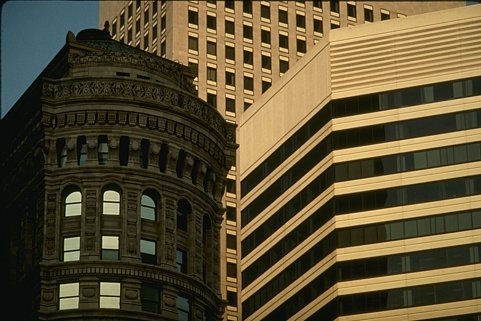
%> input picture Matlab/VPC/T2_Eduardo_Rodrigues_PL1/imagens/ImgTest.jpg, 481 x 321 px
$ octave Parte2.m   (GNU Octave 9; MATLAB toolbox functions it lacks are replaced by stand-ins)
%> lines starting %> are read from the running program, lines starting %| are printed output that depends on the picture
%% Parte 2

% Ler imagem
Image = imread('imagens/ImgTest.jpg');
%> Image is the input picture: size 321x481x3 uint8; mean R, G, B 89.9, 78.8, 50.2

% Converter em grayScale
ImgSize = size(Image);
%> ImgSize = [321 481 3]
ImgDim = size(ImgSize);
%> ImgDim = [1 3]

if ImgDim(2) == 3
    GrayImg = double(rgb2gray(Image));
else
    GrayImg = double(Image);
end
GrayImg = GrayImg./255;

%% 5) Determinar pixeis pertencentes a arestas

% Calcular modulo e direccao do gradiente atraves de Sobel
[Gx, Gy] = imgradientxy(GrayImg, 'sobel');
[Gmag, Gdir] = imgradient(Gx, Gy);
subplot(1, 2, 1);
ImgSize = size(GrayImg);
%> ImgSize = [321 481]
maxX = [];
maxY = [];
maxU = [];
maxV = [];
% representa apenas os valores que sao maximos numa vizinhanca 3x3
for i = 2:ImgSize(1)-1
    for j = 2:ImgSize(2)-1
        if Gmag(i,j) == max(max(Gmag(i-1:i+1, j-1:j+1)))
            maxX = [maxX, j];
            maxY = [maxY, i];
            maxU = [maxU, Gx(i,j)];
            maxV = [maxV, Gy(i,j)];
        end
    end
end
imshow(Gmag), axis image, hold on;
quiver(maxX, maxY, maxU, maxV, 'r');
title('Sobel Gradient magnitude');
subplot(1, 2, 2);
imshow(Gdir),axis image;
title('Sobel Gradient direction'); hold off;

% criar mascara de convolucao para Sobel, Laplaciano, LoG
SobelMask = fspecial('sobel');
LapMask = fspecial('laplacian');
LoGMask = fspecial('log');

% filtrar imagens
ImgSobelMask = imfilter(GrayImg, SobelMask);
ImgLapMask = imfilter(GrayImg, LapMask);
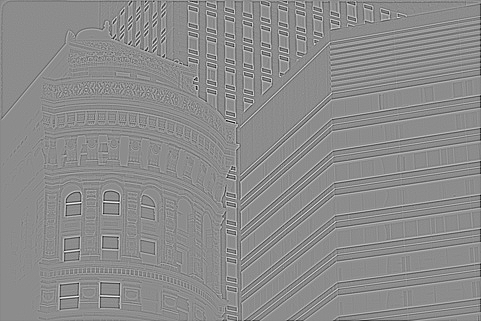
%> ImgLapMask: size 321x481 double; min -1.32, max 1.07, mean -0.00198; drawn with min black and max white
ImgLoGMask = imfilter(GrayImg, LoGMask);
ImgCannyMask = edge(GrayImg, 'canny');
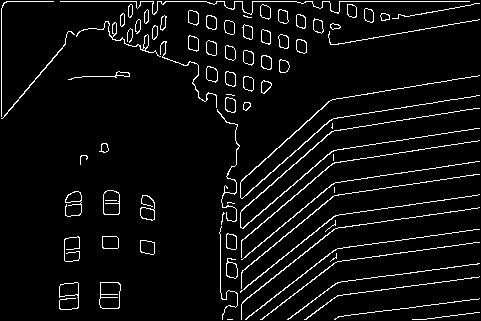
%> ImgCannyMask: size 321x481 logical; 5.4% white in thin lines or dots

figure();
subplot(2,2,1), imshow(ImgSobelMask);
title('Sobel Contours');
subplot(2,2,2), imshow(ImgLapMask);
title('Laplacian Contours');
subplot(2,2,3), imshow(ImgLoGMask);
title('LoG Contours');
subplot(2,2,4), imshow(ImgCannyMask);
title('Canny Contours');

%% 6) Obter contornos e determinar a sua orientacao

Image = imread('imagens/quadrados.png');
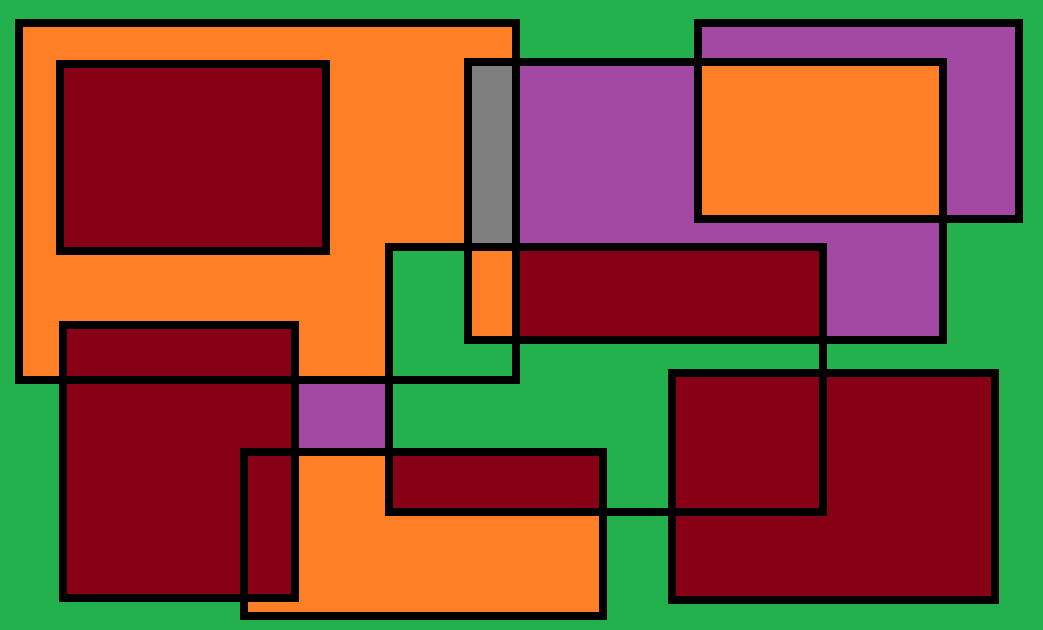
%> input picture Matlab/VPC/T2_Eduardo_Rodrigues_PL1/imagens/quadrados.png, 1043 x 630 px
%> Image is the input picture: size 630x1043x3 uint8; mean R, G, B 127.9, 77.7, 51.6

% Converter em grayScale
ImgSize = size(Image);
%> ImgSize = [630 1043 3]
ImgDim = size(ImgSize);

if ImgDim(2) == 3
    GrayImg = double(rgb2gray(Image));
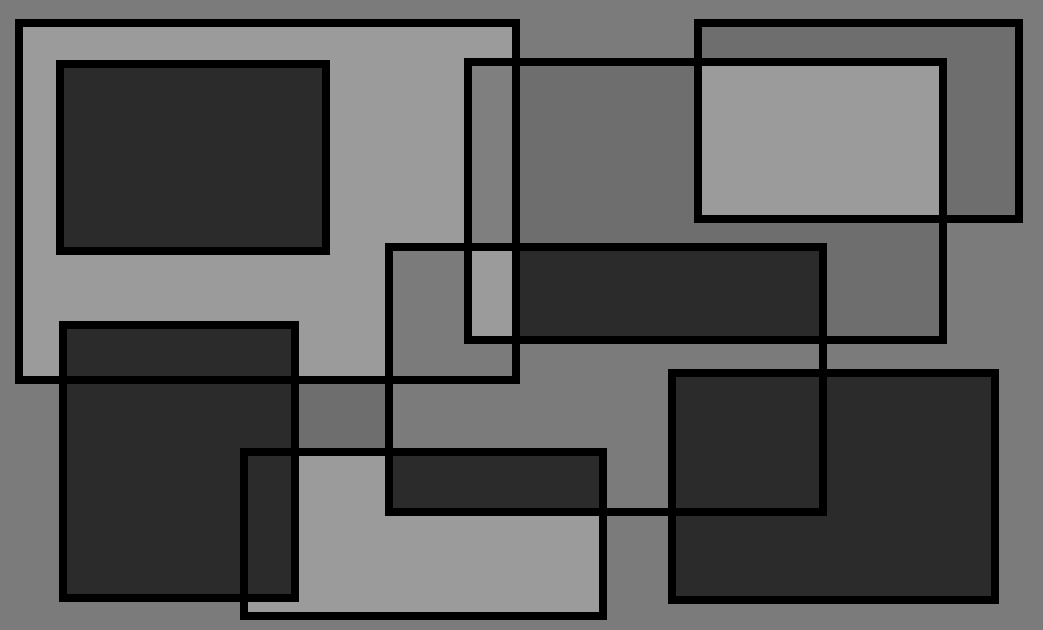
%> GrayImg: size 630x1043 double; min 0, max 155, mean 89.7
else
    GrayImg = double(Image);
end

% Contornos com funcao edge
ImgCannyMask = edge(GrayImg, 'canny');
%> ImgCannyMask: size 630x1043 logical; 2.3% white in thin lines or dots
ImgLoGMask = edge(GrayImg, 'log');
%> ImgLoGMask: size 630x1043 logical; 2.9% white in thin lines or dots
ImgZeroCrossMask = edge(GrayImg,'zerocross');
% Contornos e orientacao para Sobel
[ImgSobelMask,~,v,h] = edge(GrayImg,'sobel');
%> ImgSobelMask: size 630x1043 logical; 4% white in thin lines or dots

figure();
subplot(2,2,1), imshow(ImgSobelMask);
title('Sobel Contours');
subplot(2,2,2), imshow(ImgZeroCrossMask);
title('Zero Cross Contours');
subplot(2,2,3), imshow(ImgLoGMask);
title('LoG Contours');
subplot(2,2,4), imshow(ImgCannyMask);
title('Canny Contours');

angleVar = -180:45:225;
grayVar = 0:32:256;
GrayAngleImg = zeros(ImgSize(1),ImgSize(2));

% Histograma  de orientacao
figure();
angles = atan2d(h, v);
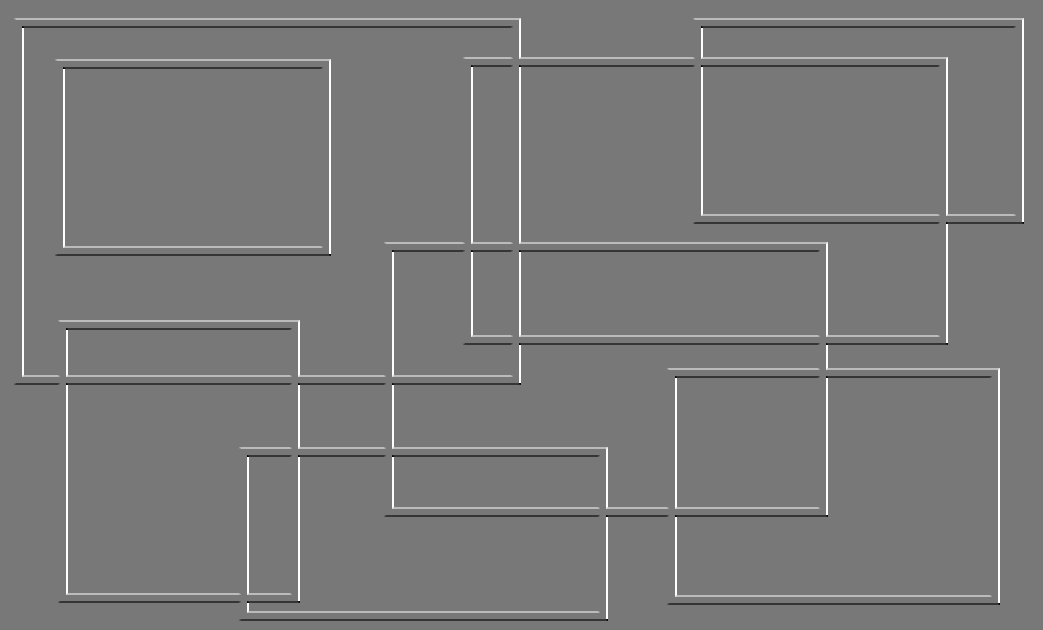
%> angles: size 630x1043 double; min -161.6, max 180, mean 2; drawn with min black and max white
histogram(angles(angles ~= 0), angleVar);
xlim([-180, 225]);
set(gca, 'XTick', angleVar);
%> figure, not shown here; tallest bar 11276 high, from x = -90 to -45

% display vectores de orientacao das arestas
figure();
quiver(h, v), axis ij;
%> after `axis ij`:
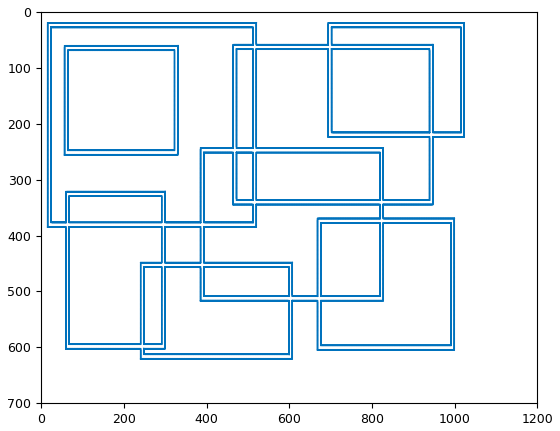
%> figure redrawn from the program's plot data; highest point at x = 1, y = 630

% conversao de angulos para valores de cinza
angles(angles == 0) = 20;
[lia1,locb1] = ismember(angles,angleVar);
%> lia1: size 630x1043 logical; 4.6% white in thin lines or dots
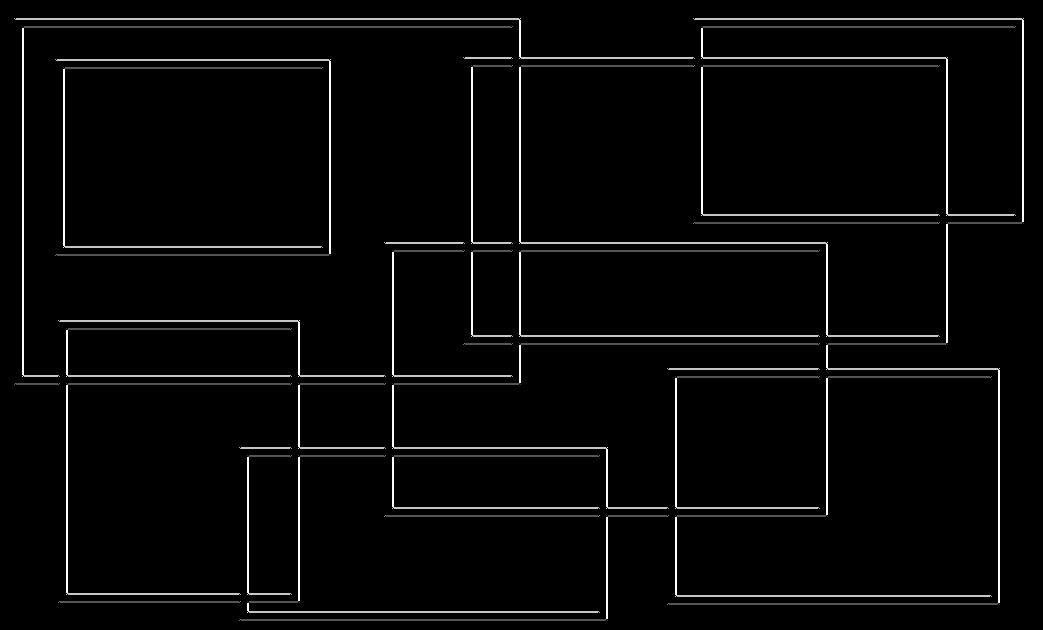
%> locb1: size 630x1043 double; min 0, max 9, mean 0.274; drawn with min black and max white
GrayAngleImg(lia1) = grayVar(locb1(lia1));
figure(), imshow(GrayAngleImg);

clear;
